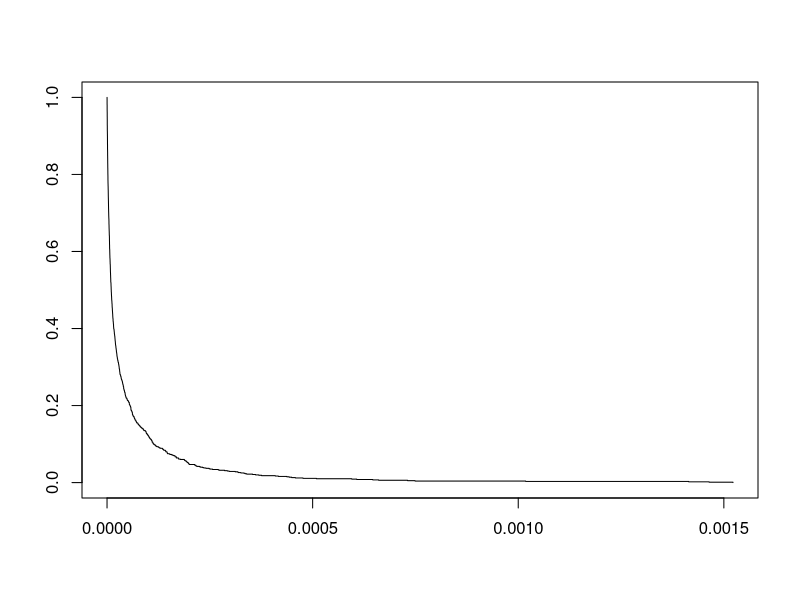
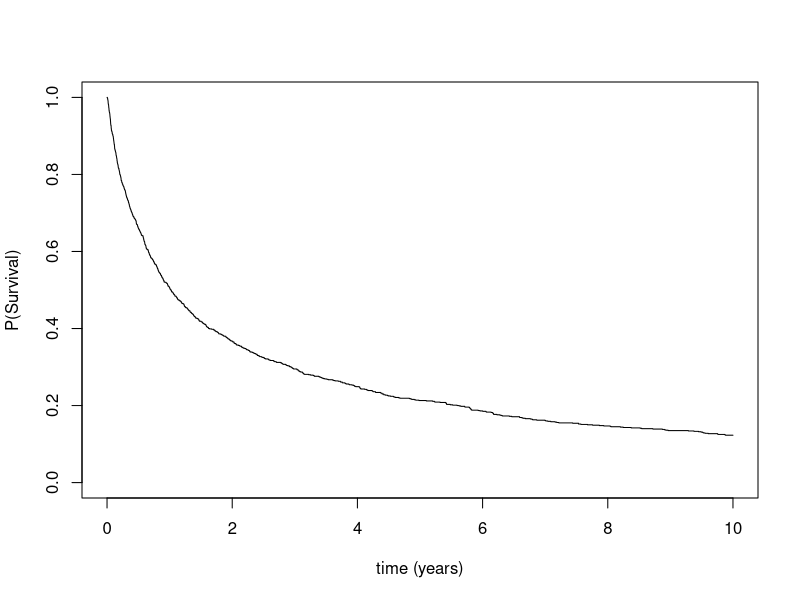
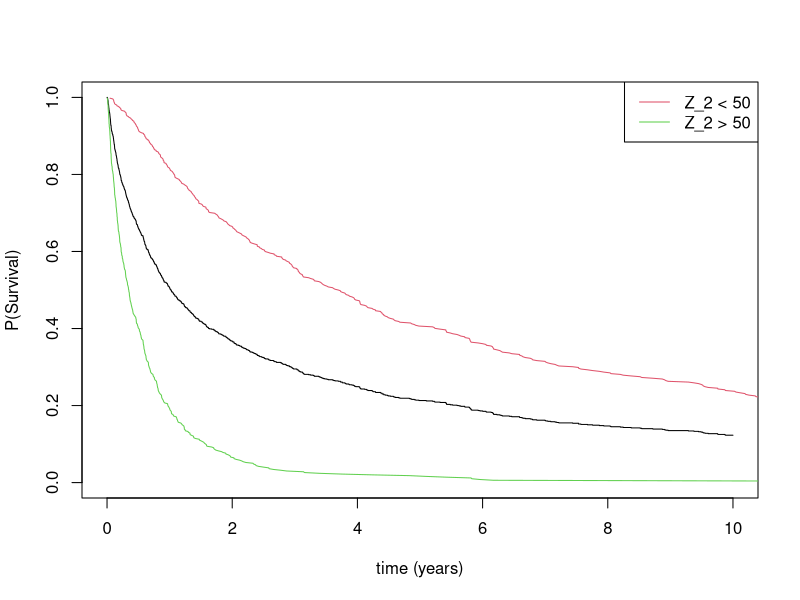
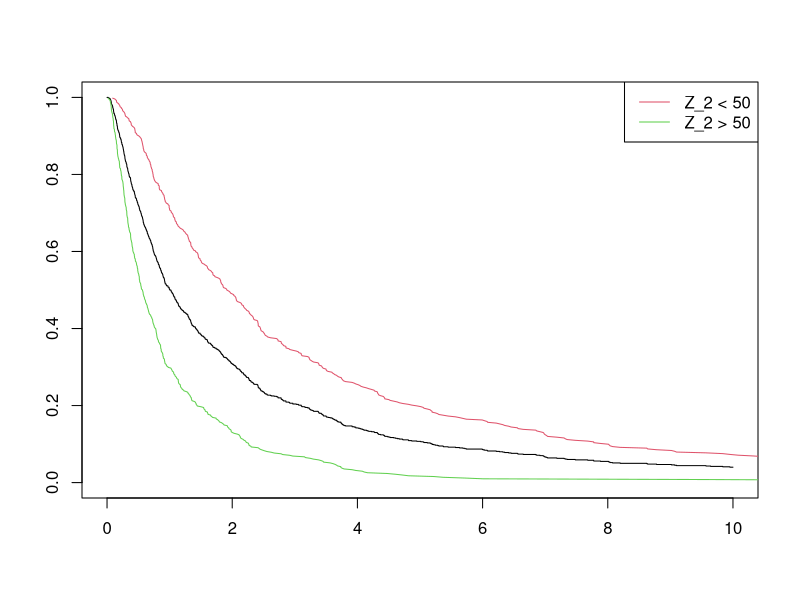

Source code (R) for these figures, in order: (Note: a time limit stopped this script after it produced the figures.)
## ---- chunk 1

knitr::opts_chunk$set(echo = TRUE)

## ---- chunk 2
library(survival)
 
## function to simulate data from one trial,
## fit Cox model, and estimate adjusted hazard
## ratio (treatment effect, beta_1)

sim_one_trial <- function(n, beta_0 = -4, beta_2 = -0.15){

  z_1 <- rep(c("c", "e"), each = n)
  z_2 <- rnorm(2 * n, mean = 50, sd = 10)
  t_c_e <- exp(rnorm(2 * n, mean = beta_0 + beta_2 * z_2))
  events <- rep(1, 2 * n)

  fit <- coxph(Surv(t_c_e, events) ~  z_1 + z_2)

  z <- summary(fit)$coef[1, "z"]
}

## simulate 1000 trials, with n = 200 per arm
set.seed(325)
res <- purrr::map_dbl(rep(200, 1000), sim_one_trial)
 
## estimate type I error rate
mean(res < qnorm(0.025))
## ---- chunk 3
n <- 1000
beta_0 = -4
beta_2 = -0.15
z_2 <- rnorm(n, mean = 50, sd = 10)
surv_t <- exp(rnorm(n, mean = beta_0 + beta_2 * z_2))
fit_km <- survfit(Surv(surv_t, rep(1, n)) ~ 1)
plot(fit_km, conf.int = FALSE)
## ---- chunk 4
surv_t <- surv_t * 100000
fit_km <- survfit(Surv(surv_t, rep(1, n)) ~ 1)
plot(fit_km, conf.int = FALSE, xlim = c(0,10),
     xlab = "time (years)",
     ylab = "P(Survival)")
## ---- chunk 5
below_50 <- survfit(Surv(surv_t[z_2 < 50], rep(1, n)[z_2 < 50]) ~ 1)
above_50 <- survfit(Surv(surv_t[z_2 > 50], rep(1, n)[z_2 > 50]) ~ 1)
plot(fit_km, conf.int = FALSE, xlim = c(0,10),
     xlab = "time (years)",
     ylab = "P(Survival)")

points(below_50$time, below_50$surv, type = "l", col = 2)
points(above_50$time, above_50$surv, type = "l", col = 3)
legend("topright", c("Z_2 < 50", "Z_2 > 50"),
       lty = c(1,1),
       col = c(2,3))
## ---- chunk 6
## year 1
group <- z_2 > 50
year_one_t <- surv_t
year_one_event <- rep(1, 1000)
year_one_event[year_one_t > 1] <- 0
year_one_t[year_one_t > 1] <- 1

coxph(Surv(year_one_t, year_one_event) ~ group)

## beyond year 1
group <- group[surv_t > 1]
beyond_one_t <- surv_t[surv_t > 1]
beyond_one_event <- rep(1, 1000)[surv_t > 1]

coxph(Surv(beyond_one_t, beyond_one_event) ~ group)
## ---- chunk 7
n <- 1000
beta_0 = -4 - 0.075 * 50
beta_2 = -0.15 + 0.075
z_2 <- rnorm(n, mean = 50, sd = 10)
surv_t <- exp(rnorm(n, mean = beta_0 + beta_2 * z_2)) * 100000

fit_km <- survfit(Surv(surv_t, rep(1, n)) ~ 1)
below_50 <- survfit(Surv(surv_t[z_2 < 50], rep(1, n)[z_2 < 50]) ~ 1)
above_50 <- survfit(Surv(surv_t[z_2 > 50], rep(1, n)[z_2 > 50]) ~ 1)

plot(fit_km, conf.int = FALSE, xlim = c(0,10))
points(below_50$time, below_50$surv, type = "l", col = 2)
points(above_50$time, above_50$surv, type = "l", col = 3)
legend("topright", c("Z_2 < 50", "Z_2 > 50"),
       lty = c(1,1),
       col = c(2,3))
## ---- chunk 8
res <- purrr::map_dbl(rep(200, 10000), sim_one_trial,
                      beta_0 = -4 - 0.075 * 50, beta_2 = -0.15 + 0.075)

mean(res < qnorm(0.025))
## ---- chunk 9
## function to simulate data from one trial,
## fit Cox model, and estimate adjusted hazard
## ratio (treatment effect, beta_1)
sim_one_trial_with_censoring <- function(n, beta_0 = -4, beta_2 = -0.15,
                                         trial_duration = 3e-06, rec_duration = 1e-06){

  z_1 <- rep(c("c", "e"), each = n)
  z_2 <- rnorm(2 * n, mean = 50, sd = 10)
  t_c_e <- exp(rnorm(2 * n, mean = beta_0 + beta_2 * z_2))
  rec <- runif(2 * n, 0, rec_duration)
  events <- rec + t_c_e < trial_duration
  t_c_e[events == 0] <- (trial_duration - rec)[events == 0]

  fit <- coxph(Surv(t_c_e, events) ~  z_1 + z_2)
  
  z <- summary(fit)$coef[1, "z"]

}
## ---- chunk 10
## simulate 1000 trials, with n = 200 per arm
res <- purrr::map_dbl(rep(200, 10000), sim_one_trial_with_censoring)

## estimate type I error rate
mean(res < qnorm(0.025))
## ---- chunk 11
## simulate 1000 trials, with n = 200 per arm

res <- purrr::map_dbl(rep(200, 10000), sim_one_trial_with_censoring,
                beta_0 = -4 - 0.075 * 50,
                      beta_2 = -0.15 + 0.075)

## estimate type I error rate
mean(res < qnorm(0.025))
